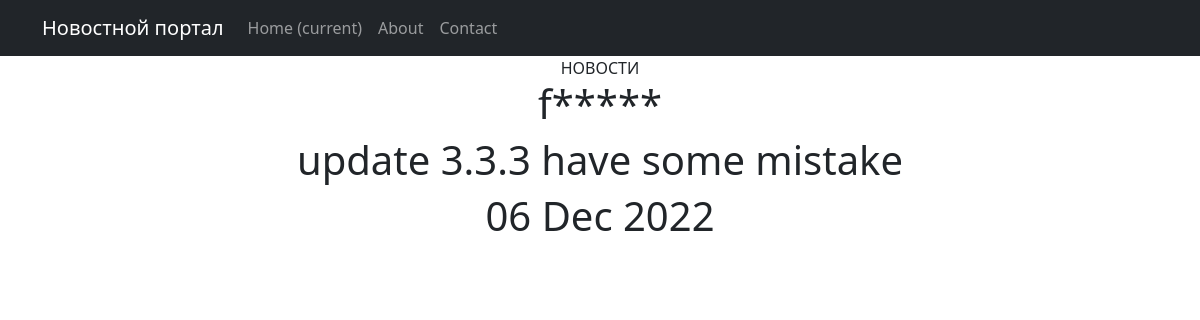
The page /news/2 on the database its author committed.
### news/models.py (models this page shows, shortened)
class Post(models.Model):
    author = models.ForeignKey(Author, on_delete=models.CASCADE)
    NEWS = 'NW'
    ARTICLE = 'AR'
    CATEGORY_CHOICES = (
        (NEWS, 'Новость'),
        (ARTICLE, 'Статья'),
    )
    category_type = models.CharField(max_length=2, choices=CATEGORY_CHOICES, default=ARTICLE)
    dateCreation = models.DateTimeField(auto_now_add=True)
    postCategory = models.ManyToManyField(Category, through='PostCategory')
    title = models.CharField(max_length=128)
    text = models.TextField()
    rating = models.SmallIntegerField(default=0)

### news/views.py (the view)
# urls.py: path('<int:pk>', PostDetail.as_view()),
class PostDetail(DetailView):
    model = Post
    template_name = 'post.html'
    context_object_name = 'post'

### news/templatetags/custom_filters.py (called while the page is built)
@register.filter()
def censor(value):
    bad_words = ['fuck', 'хер', 'failed']
    if not isinstance(value, str):
        raise TypeError(f"unresolved type '{type(value)}' expected type 'str")
    for bad_word in value.split():
        if bad_word.lower() in bad_words:
            value = value.replace(bad_word, f'{bad_word[0]}{"*" * (len(bad_word)-1)}')
    return value

### templates/post.html
{% extends 'flatpages/default.html' %}
{% load custom_filters %}
{% block title %}
НОВОСТИ
{% endblock title %}
{% block content %}
<h1>{{post.title|censor}}</h1>
<h1>{{post.text|censor}}</h1>
<h1>{{post.dateCreation|date:'d M Y'|censor}}</h1>
{% endblock content %}

### rows shown on the page
Post: title|censor "f*****", text|censor "update 3.3.3 have some mistake", dateCreation|censor "06 Dec 2022"
